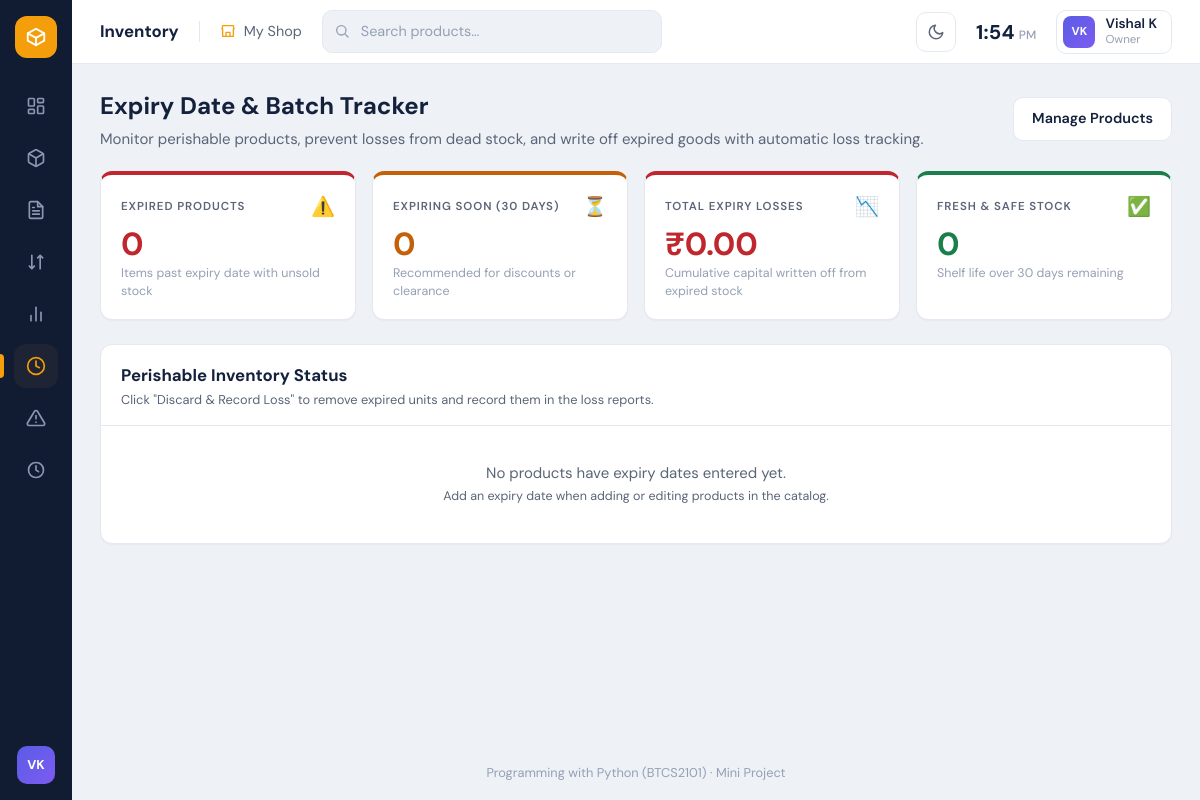
Before: /expiry with the older database file.
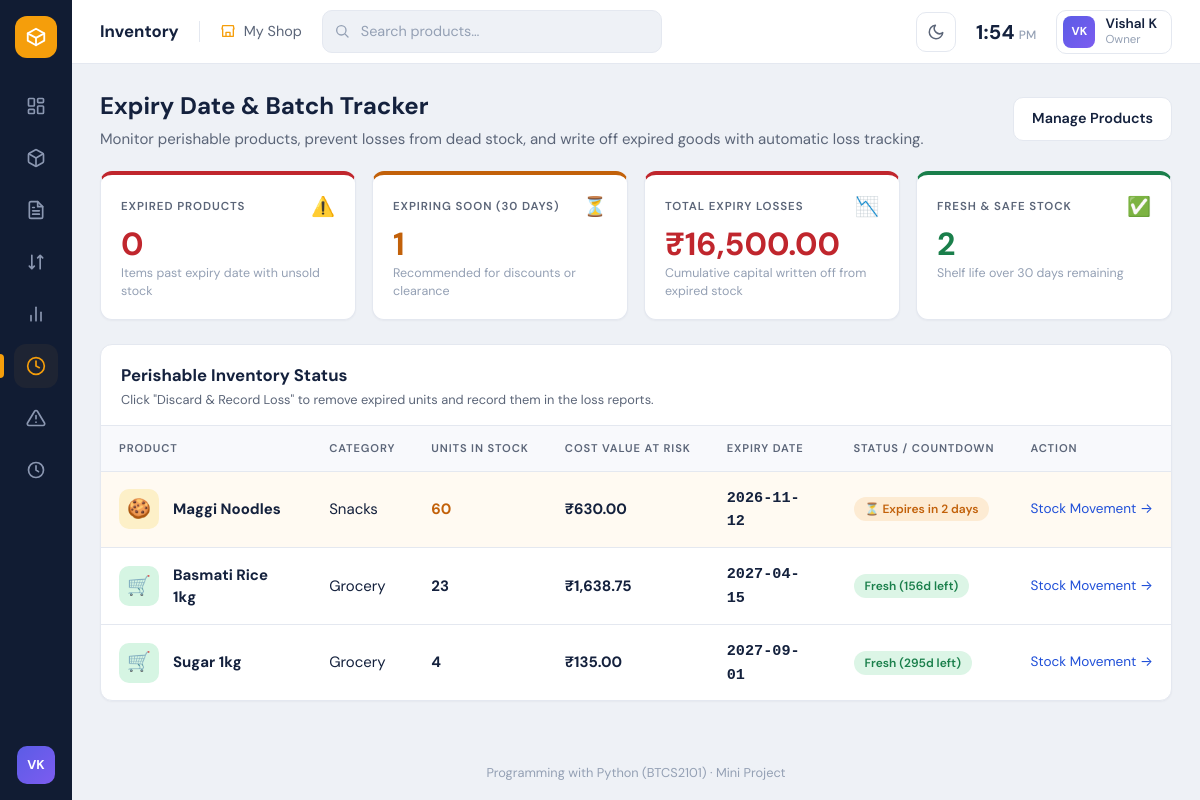
After: the same page with the newer database file.
### tables this page shows
CREATE TABLE products (
                    id            INTEGER PRIMARY KEY AUTOINCREMENT,
                    name          TEXT    NOT NULL UNIQUE,
                    category      TEXT    NOT NULL DEFAULT 'General',
                    price         REAL    NOT NULL DEFAULT 0,
                    quantity      INTEGER NOT NULL DEFAULT 0,
                    reorder_level INTEGER NOT NULL DEFAULT 5,
                    created_at    TEXT    NOT NULL
                , cost_price REAL NOT NULL DEFAULT 0, expiry_date TEXT DEFAULT '');

### app.py (the view)
@app.route("/expiry")
def expiry():
    report = manager.get_expiry_report()
    return render_template("expiry.html", report=report)

### inventory.py (called while the page is built)
    def _connect(self):
        conn = sqlite3.connect(self.db_path)
        conn.row_factory = sqlite3.Row          # rows behave like dictionaries
        conn.execute("PRAGMA foreign_keys = ON")
        return conn

### templates/expiry.html (shortened to what the changed rows need)
{% extends "base.html" %}
{% from "macros.html" import product_tile %}
{% block content %}
<div style="display: flex; justify-content: space-between; align-items: center; margin-bottom: 20px; flex-wrap: wrap; gap: 12px;">
  <div>
    <h1>Expiry Date & Batch Tracker</h1>
  </div>
</div>
<section class="stats" style="margin-bottom: 24px;">
  <div class="stat" style="border-top: 4px solid var(--orange);">
    <div style="display:flex; justify-content:space-between; align-items:center;">
      <div class="label">Expiring Soon (30 Days)</div>
      <span style="font-size: 1.2rem;">⏳</span>
    </div>
    <div class="value orange">{{ report.expiring_soon_count }}</div>
    <div class="hint">Recommended for discounts or clearance</div>
  </div>
  <div class="stat" style="border-top: 4px solid var(--red);">
    <div style="display:flex; justify-content:space-between; align-items:center;">
      <div class="label">Total Expiry Losses</div>
      <span style="font-size: 1.2rem;">📉</span>
    </div>
    <div class="value red">₹{{ "{:,.2f}".format(report.total_expired_loss) }}</div>
    <div class="hint">Cumulative capital written off from expired stock</div>
  </div>
  <div class="stat" style="border-top: 4px solid var(--green);">
    <div style="display:flex; justify-content:space-between; align-items:center;">
      <div class="label">Fresh & Safe Stock</div>
      <span style="font-size: 1.2rem;">✅</span>
    </div>
    <div class="value" style="color:var(--green)">{{ report.safe|length }}</div>
    <div class="hint">Shelf life over 30 days remaining</div>
  </div>
</section>
<section class="panel flush">
  <div style="padding: 18px 20px 14px; border-bottom: 1px solid var(--border); display: flex; justify-content: space-between; align-items: center; flex-wrap: wrap; gap: 10px;">
    <div>
      <h2 style="margin: 0; font-size: 1.05rem;">Perishable Inventory Status</h2>
    </div>
  </div>
  {% if report.all_items %}
  <div class="table-wrap">
    <table>
      <thead>
        <tr>
          <th>Product</th>
          <th>Category</th>
          <th>Units in Stock</th>
          <th>Cost Value at Risk</th>
          <th>Expiry Date</th>
          <th>Status / Countdown</th>
          <th>Action</th>
        </tr>
      </thead>
      <tbody>
        {% for p in report.all_items %}
        {% set risk_val = p.quantity * (p.cost_price or 0) %}
        <tr style="{{ 'background: rgba(192, 38, 45, 0.05);' if p.status == 'expired' else ('background: rgba(245, 158, 11, 0.05);' if p.status == 'expiring_soon' else '') }}">
          <td>
            <div class="product-cell">
              {{ product_tile(p.category) }}
              <strong>{{ p.name }}</strong>
            </div>
          </td>
          <td>{{ p.category }}</td>
          <td>
            <span class="num {{ 'red' if p.status == 'expired' else ('orange' if p.status == 'expiring_soon' else '') }}">
              {{ p.quantity }}
            </span>
          </td>
          <td class="num">₹{{ "{:,.2f}".format(risk_val) }}</td>
          <td>
            <strong style="font-family: monospace; font-size: 0.95rem;">{{ p.expiry_date }}</strong>
          </td>
          <td>
            {% if p.status == 'expired' %}
              <span class="badge danger">⚠️ {{ p.status_label }}</span>
            {% elif p.status == 'expiring_soon' %}
              <span class="badge warn">⏳ {{ p.status_label }}</span>
            {% else %}
              <span class="badge ok">Fresh ({{ p.days_left }}d left)</span>
            {% endif %}
          </td>
          <td>
            <div class="row-actions">
              {% if p.status == 'expired' %}
                <form method="post" action="{{ url_for('discard_product', product_id=p.id) }}"
                      onsubmit="return confirm('Discard {{ p.quantity }} unit(s) of {{ p.name|e }}? This will mark ₹{{ "%.2f"|format(risk_val) }} as Loss from Expired Products in your analytics.');"
                      style="display:inline-flex; align-items:center; gap:6px;">
                  <input type="hidden" name="quantity" value="{{ p.quantity }}">
                  <input type="hidden" name="reason" value="EXPIRED">
                  <button type="submit" class="link-danger" style="font-size:0.82rem; font-weight:700; display:inline-flex; align-items:center; gap:4px; padding:5px 10px; border:1px solid var(--red); border-radius:6px; background:rgba(192,38,45,0.08); cursor:pointer;">
                    🗑️ Discard & Record Loss
                  </button>
                </form>
              {% else %}
                <a href="{{ url_for('stock', product_id=p.id) }}" style="font-size:0.85rem;">
                  Stock Movement →
                </a>
              {% endif %}
            </div>
          </td>
        </tr>
        {% endfor %}
      </tbody>
    </table>
  </div>
  {% else %}
  <div class="empty">
    No products have expiry dates entered yet.
    <br><small class="muted">Add an expiry date when adding or editing products in the catalog.</small>
  </div>
  {% endif %}
</section>
{% endblock %}

### templates/macros.html (shortened to what this page needs)
{% macro product_tile(category) -%}
  {%- set c = (category or '')|lower -%}
  {%- if 'drink' in c or 'beverage' in c %}<span class="tile t-blue">🥤</span>
  {%- elif 'snack' in c %}<span class="tile t-yellow">🍪</span>
  {%- elif 'grocer' in c %}<span class="tile t-green">🛒</span>
  {%- elif 'food' in c or 'bakery' in c %}<span class="tile t-pink">🥐</span>
  {%- elif 'station' in c %}<span class="tile t-yellow">✏️</span>
  {%- elif 'care' in c or 'beauty' in c %}<span class="tile t-green">🧴</span>
  {%- elif 'electr' in c %}<span class="tile t-blue">🔌</span>
  {%- else %}<span class="tile t-grey">📦</span>{% endif -%}
{%- endmacro %}

Changed rows visible on the page:
now on this page (row edited): products: name "Maggi Noodles", category "Snacks", quantity "60", risk_val "630.00", expiry_date "2026-11-12", status_label "Expires in 2 days"
now on this page (row edited): products: name "Basmati Rice 1kg", category "Grocery", quantity "23", risk_val "1,638.75", expiry_date "2027-04-15", days_left "156"
now on this page (row edited): products: name "Sugar 1kg", category "Grocery", quantity "4", risk_val "135.00", expiry_date "2027-09-01", days_left "295"
Other visible differences:
{{ report.expiring_soon_count }}: "0" → "1"
{{ "{:,.2f}".format(report.total_expired_loss) }}: "0.00" → "16,500.00"
{{ report.safe|length }}: "0" → "2"
text no longer shown: "No products have expiry dates entered yet. Add an expiry date when adding or editing products in the catalog."
text now shown: "PRODUCT CATEGORY UNITS IN STOCK COST VALUE AT RISK EXPIRY DATE STATUS / COUNTDOWN ACTION"
